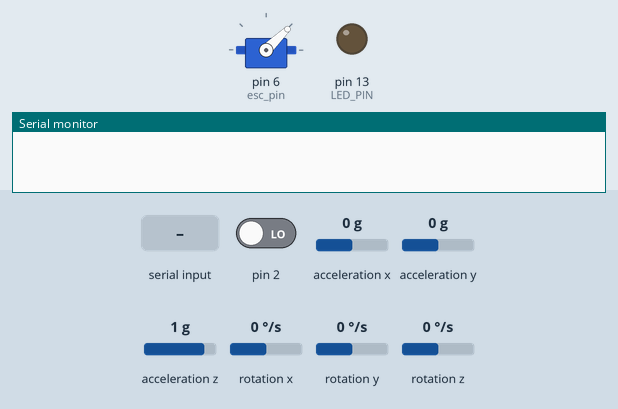
Recording of a sketch running on a simulated Arduino Uno, built with avr-gcc and run on an emulated ATmega328P. On the bench: servo, output pins drawn as LEDs (lit = HIGH), the last lines printed to the serial monitor. The test bench sets the inputs (shaded band); at power-on: pin 2 LOW, acceleration x 0 g, acceleration y 0 g, acceleration z 1 g, rotation x 0 °/s, rotation y 0 °/s, rotation z 0 °/s. The sensor or clock chip raises its interrupt line as the real part does.

Above: at 1.3 s.
1.4 s: "1" received over Serial
At 2.4 s:
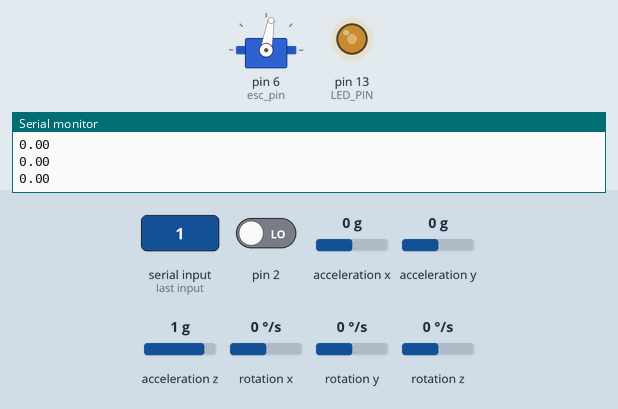
2.9 s: pin 2 driven HIGH
At 3.3 s:
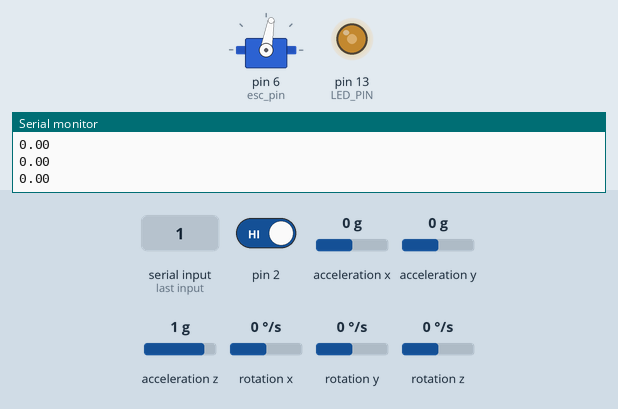
Timing chart, 0 to 5.9 s (numbered marks = the images above; inputs shaded):
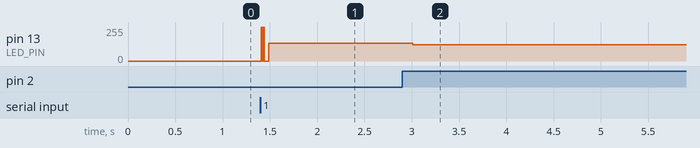

Measured:
- after the input at 1.4 s, pin 13 (LED_PIN): 0/255 → 132/255 at once; servo on pin 6 (esc_pin): 44° → 80° at once
- after the input at 2.9 s, pin 13 (LED_PIN): 132/255 → 123/255 after 0.11 s

The sketch:

imu_raspberry.ino
```cpp
// I2Cdev and MPU6050 must be installed as libraries, or else the .cpp/.h files
// for both classes must be in the include path of your project
#include "I2Cdev.h"
#include <Servo.h>
#include "MPU6050_6Axis_MotionApps20.h"
//#include "MPU6050.h" // not necessary if using MotionApps include file

// Arduino Wire library is required if I2Cdev I2CDEV_ARDUINO_WIRE implementation
// is used in I2Cdev.h
#if I2CDEV_IMPLEMENTATION == I2CDEV_ARDUINO_WIRE
    #include "Wire.h"
#endif

// class default I2C address is 0x68
// specific I2C addresses may be passed as a parameter here
// AD0 low = 0x68 (default for SparkFun breakout and InvenSense evaluation board)
// AD0 high = 0x69
MPU6050 mpu;
//MPU6050 mpu(0x69); // <-- use for AD0 high

// uncomment "OUTPUT_READABLE_YAWPITCHROLL" if you want to see the yaw/
// pitch/roll angles (in degrees) calculated from the quaternions coming
// from the FIFO. Note this also requires gravity vector calculations.
// Also note that yaw/pitch/roll angles suffer from gimbal lock (for
// more info, see: http://en.wikipedia.org/wiki/Gimbal_lock)
#define OUTPUT_READABLE_YAWPITCHROLL

#define LED_PIN 13 // (Arduino is 13, Teensy is 11, Teensy++ is 6)
bool blinkState = false;

// MPU control/status vars
bool dmpReady = false;  // set true if DMP init was successful
uint8_t mpuIntStatus;   // holds actual interrupt status byte from MPU
uint8_t devStatus;      // return status after each device operation (0 = success, !0 = error)
uint16_t packetSize;    // expected DMP packet size (default is 42 bytes)
uint16_t fifoCount;     // count of all bytes currently in FIFO
uint8_t fifoBuffer[64]; // FIFO storage buffer

// orientation/motion vars
Quaternion q;           // [w, x, y, z]         quaternion container
VectorInt16 aa;         // [x, y, z]            accel sensor measurements
VectorInt16 aaReal;     // [x, y, z]            gravity-free accel sensor measurements
VectorInt16 aaWorld;    // [x, y, z]            world-frame accel sensor measurements
VectorFloat gravity;    // [x, y, z]            gravity vector
float euler[3];         // [psi, theta, phi]    Euler angle container
float ypr[3];           // [yaw, pitch, roll]   yaw/pitch/roll container and gravity vector


#define esc_pin 6
Servo esc;


// ================================================================
// ===               INTERRUPT DETECTION ROUTINE                ===
// ================================================================

volatile bool mpuInterrupt = false;     // indicates whether MPU interrupt pin has gone high
void dmpDataReady() {
    mpuInterrupt = true;
}


// ================================================================
// ===                      INITIAL SETUP                       ===
// ================================================================

void setup() {
    // join I2C bus (I2Cdev library doesn't do this automatically)
    #if I2CDEV_IMPLEMENTATION == I2CDEV_ARDUINO_WIRE
        Wire.begin();
        TWBR = 24; // 400kHz I2C clock (200kHz if CPU is 8MHz)
    #elif I2CDEV_IMPLEMENTATION == I2CDEV_BUILTIN_FASTWIRE
        Fastwire::setup(400, true);
    #endif

    // initialize serial communication
    // (115200 chosen because it is required for Teapot Demo output, but it's
    // really up to you depending on your project)
    Serial.begin(115200);
    //while (!Serial); // wait for Leonardo enumeration, others continue immediately

    // NOTE: 8MHz or slower host processors, like the Teensy @ 3.3v or Ardunio
    // Pro Mini running at 3.3v, cannot handle this baud rate reliably due to
    // the baud timing being too misaligned with processor ticks. You must use
    // 38400 or slower in these cases, or use some kind of external separate
    // crystal solution for the UART timer.

    // initialize device
    //Serial.println(F("Initializing I2C devices..."));
    mpu.initialize();

    // verify connection
    //Serial.println(F("Testing device connections..."));
    //Serial.println(mpu.testConnection() ? F("MPU6050 connection successful") : F("MPU6050 connection failed"));

    // wait for ready
    //Serial.println(F("\nSend any character to begin DMP programming and demo: "));
    //while (Serial.available() && Serial.read()); // empty buffer
    //while (!Serial.available());                 // wait for data
    //while (Serial.available() && Serial.read()); // empty buffer again

    // load and configure the DMP
    //Serial.println(F("Initializing DMP..."));
    devStatus = mpu.dmpInitialize();

    // supply your own gyro offsets here, scaled for min sensitivity
    mpu.setXAccelOffset(106);
    mpu.setYAccelOffset(892);
    mpu.setZAccelOffset(1283);
    mpu.setXGyroOffset(29);
    mpu.setYGyroOffset(0);
    mpu.setZGyroOffset(99);

    // make sure it worked (returns 0 if so)
    if (devStatus == 0) {
        // turn on the DMP, now that it's ready
        //Serial.println(F("Enabling DMP..."));
        mpu.setDMPEnabled(true);

        // enable Arduino interrupt detection
        //Serial.println(F("Enabling interrupt detection (Arduino external interrupt 0)..."));
        attachInterrupt(0, dmpDataReady, RISING);
        mpuIntStatus = mpu.getIntStatus();

        // set our DMP Ready flag so the main loop() function knows it's okay to use it
        //Serial.println(F("DMP ready! Waiting for first interrupt..."));
        dmpReady = true;

        // get expected DMP packet size for later comparison
        packetSize = mpu.dmpGetFIFOPacketSize();
    } else {
        // ERROR!
        // 1 = initial memory load failed
        // 2 = DMP configuration updates failed
        // (if it's going to break, usually the code will be 1)
        //Serial.print(F("DMP Initialization failed (code "));
        //Serial.print(devStatus);
        //Serial.println(F(")"));
    }

    // configure LED for output
    pinMode(LED_PIN, OUTPUT);
    esc.attach(esc_pin);
    esc.writeMicroseconds(1000);                                          // manda señal para activar ESC
    // Wait for input
    while (!Serial.available());
    Serial.read();
    esc.writeMicroseconds(1370);
}


// ================================================================
// ===                    MAIN PROGRAM LOOP                     ===
// ================================================================

void loop() {
    // if programming failed, don't try to do anything
    if (!dmpReady) return;

    // wait for MPU interrupt or extra packet(s) available
    while (!mpuInterrupt && fifoCount < packetSize) {
        // other program behavior stuff here
        // .
        // .
        // .
        // if you are really paranoid you can frequently test in between other
        // stuff to see if mpuInterrupt is true, and if so, "break;" from the
        // while() loop to immediately process the MPU data
        // .
        // .
        // .
    }

    // reset interrupt flag and get INT_STATUS byte
    mpuInterrupt = false;
    mpuIntStatus = mpu.getIntStatus();

    // get current FIFO count
    fifoCount = mpu.getFIFOCount();

    // check for overflow (this should never happen unless our code is too inefficient)
    if ((mpuIntStatus & 0x10) || fifoCount == 1024) {
        // reset so we can continue cleanly
        mpu.resetFIFO();
        //Serial.println(F("FIFO overflow!"));

    // otherwise, check for DMP data ready interrupt (this should happen frequently)
    } else if (mpuIntStatus & 0x02) {
        // wait for correct available data length, should be a VERY short wait
        while (fifoCount < packetSize) fifoCount = mpu.getFIFOCount();

        // read a packet from FIFO
        mpu.getFIFOBytes(fifoBuffer, packetSize);

        // track FIFO count here in case there is > 1 packet available
        // (this lets us immediately read more without waiting for an interrupt)
        fifoCount -= packetSize;


        #ifdef OUTPUT_READABLE_YAWPITCHROLL
            // display Euler angles in degrees
            mpu.dmpGetQuaternion(&q, fifoBuffer);
            mpu.dmpGetGravity(&gravity, &q);
            mpu.dmpGetYawPitchRoll(ypr, &q, &gravity);
            //Serial.print("ypr\t");
            //Serial.print(ypr[0] * 180/M_PI);
            //Serial.print("\t");
            //Serial.print(ypr[1] * 180/M_PI);
            //Serial.print("\t");
            //Serial.println(ypr[2] * 180/M_PI);
            Serial.println(ypr[0]);
        #endif

        // blink LED to indicate activity
        blinkState = !blinkState;
        digitalWrite(LED_PIN, blinkState);
        mpu.resetFIFO();
    }
}
```
